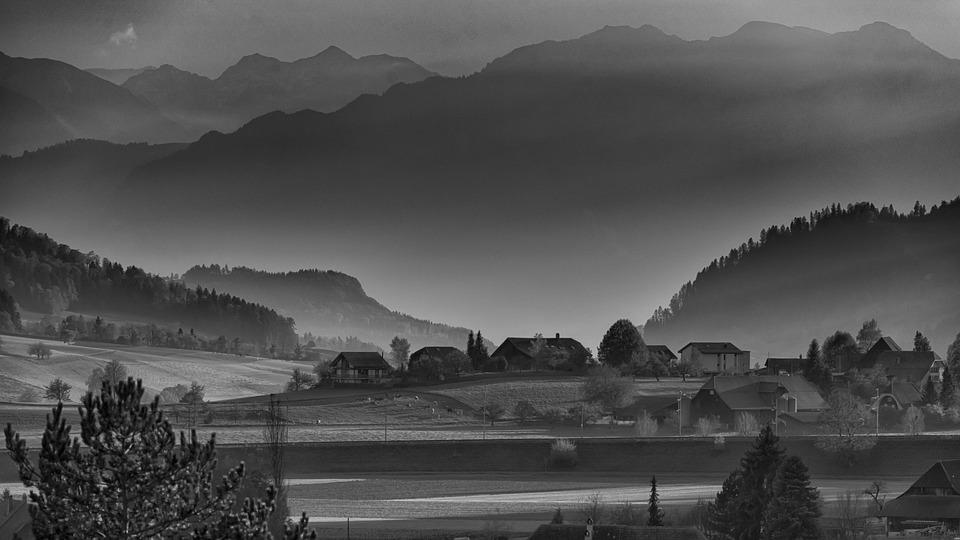
#> input picture All-About-MultiProcessing/images/mountains-615428_960_720.jpg, 960 x 540 px, found by its file name; the run also reads 2 pictures not shown here
$ python 3_downloader.py
#> lines starting #> are read from the running program, lines starting #| are printed output that depends on the picture
import os
import time
import requests
import multiprocessing
from functools import partial
from PIL import Image

# Create images folder if it doesn't exist
os.makedirs("images", exist_ok=True)

url_list = [
    "https://cdn.pixabay.com/photo/2015/01/28/23/34/mountains-615428_960_720.jpg",
    "https://cdn.pixabay.com/photo/2013/08/28/00/54/field-176602_960_720.jpg",
    "https://cdn.pixabay.com/photo/2020/02/01/22/10/house-4811590_960_720.jpg",
    "https://cdn.pixabay.com/photo/2017/05/27/22/33/morocco-2349647_960_720.jpg",
    "https://cdn.pixabay.com/photo/2019/10/23/18/32/freudenberg-4572410_960_720.jpg",
    "https://cdn.pixabay.com/photo/2019/10/15/19/00/alpine-4552654_960_720.jpg",
    "https://cdn.pixabay.com/photo/2020/04/02/22/09/santorini-4996846_960_720.jpg",
    "https://cdn.pixabay.com/photo/2018/04/16/16/16/sunset-3325080_960_720.jpg",
    "https://cdn.pixabay.com/photo/2013/10/02/23/03/mountains-190055_960_720.jpg",
    "https://cdn.pixabay.com/photo/2016/01/08/18/00/antelope-canyon-1128815_960_720.jpg",
    "https://cdn.pixabay.com/photo/2018/01/14/23/12/nature-3082832_960_720.jpg",
    "https://cdn.pixabay.com/photo/2017/02/19/15/28/sunset-2080072_960_720.jpg",
    "https://cdn.pixabay.com/photo/2018/08/21/23/29/fog-3622519_960_720.jpg",
    "https://cdn.pixabay.com/photo/2017/03/29/15/18/tianjin-2185510_960_720.jpg",
    "https://cdn.pixabay.com/photo/2017/03/29/11/29/nepal-2184940_960_720.jpg",
    "https://cdn.pixabay.com/photo/2016/10/14/19/21/canyon-1740973_960_720.jpg",
    "https://cdn.pixabay.com/photo/2015/03/18/09/31/prairie-679014_960_720.jpg",
    "https://cdn.pixabay.com/photo/2013/10/09/02/26/bridge-192982_960_720.jpg",
    "https://cdn.pixabay.com/photo/2012/02/23/08/38/rocks-15712_960_720.jpg"
]


# Single-processing function
def download(url_list):
    for url in url_list:
        response = requests.get(url)

        file_name = url.split("/")[-1]
        path = os.path.join("images", file_name)

        with open(path, "wb") as file:
            file.write(response.content)

        image = Image.open(path)
#> image is the input picture: PIL image 960x540 L; min 0, max 212, mean 80.4
        image = image.convert("L")      # Convert to grayscale
        image.save(path)

        print(file_name, "DONE!")


# Multiprocessing function
def download_multi(url, dir_path):
    response = requests.get(url)

    file_name = url.split("/")[-1]
    path = os.path.join(dir_path, file_name)

    with open(path, "wb") as file:
        file.write(response.content)

    image = Image.open(path)
    image = image.convert("L")
    image.save(path)

    print(file_name, "DONE!")


if __name__ == "__main__":

    # ---------------- Single Processing ----------------
    print("Single Processing Started...\n")

    start = time.time()

    download(url_list)
#> (the call stopped at in download, `response = requests.get(url)`: the network is not available in this run)

    end = time.time()

    print("\nSingle Processing Time =", round(end - start, 2), "seconds")

    # ---------------- Multiprocessing ----------------
    print("\nMultiprocessing Started...\n")

    start = time.time()

    folder = "images"

    with multiprocessing.Pool(processes=10) as pool:
        pool.map(partial(download_multi, dir_path=folder), url_list)
#> call 4 of download_multi, with dir_path = 'images'
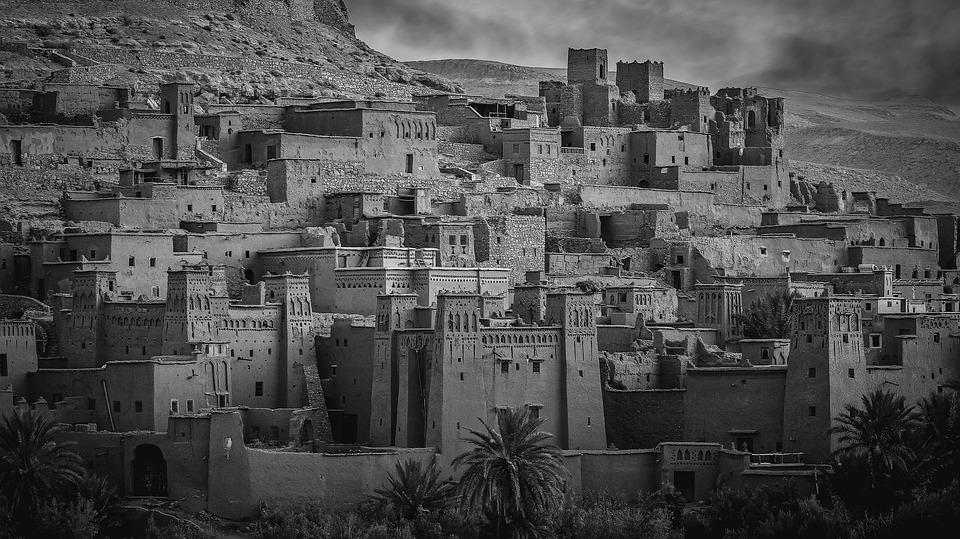
#> input picture All-About-MultiProcessing/images/morocco-2349647_960_720.jpg, 960 x 539 px, found by its file name
#> in download_multi, image is the input picture: PIL image 960x539 L; min 0, max 255, mean 77.1
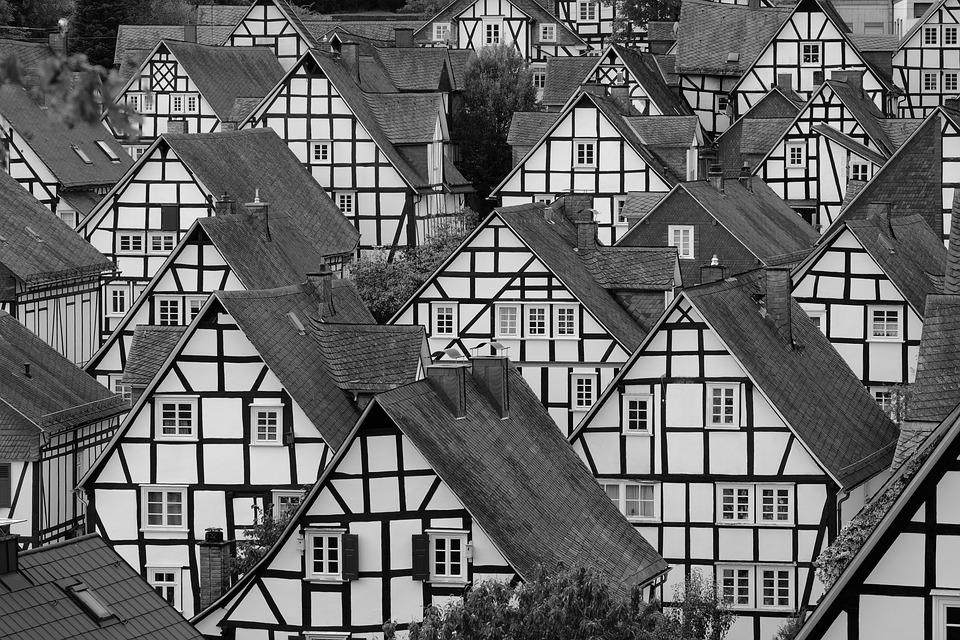
#> input picture All-About-MultiProcessing/images/freudenberg-4572410_960_720.jpg, 960 x 640 px, found by its file name
#> in download_multi, image is the input picture: PIL image 960x640 L; min 0, max 255, mean 104
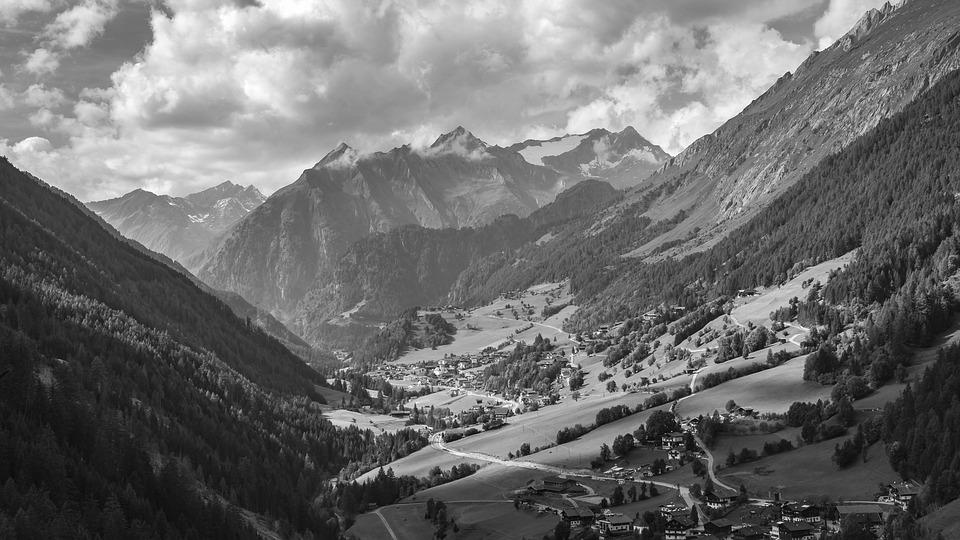
#> input picture All-About-MultiProcessing/images/alpine-4552654_960_720.jpg, 960 x 540 px, found by its file name
#> in download_multi, image is the input picture: PIL image 960x540 L; min 0, max 255, mean 108.8
#> (the call stopped at in download_multi, `response = requests.get(url)`: the network is not available in this run)

    end = time.time()

    print("\nMultiprocessing Time =", round(end - start, 2), "seconds")
